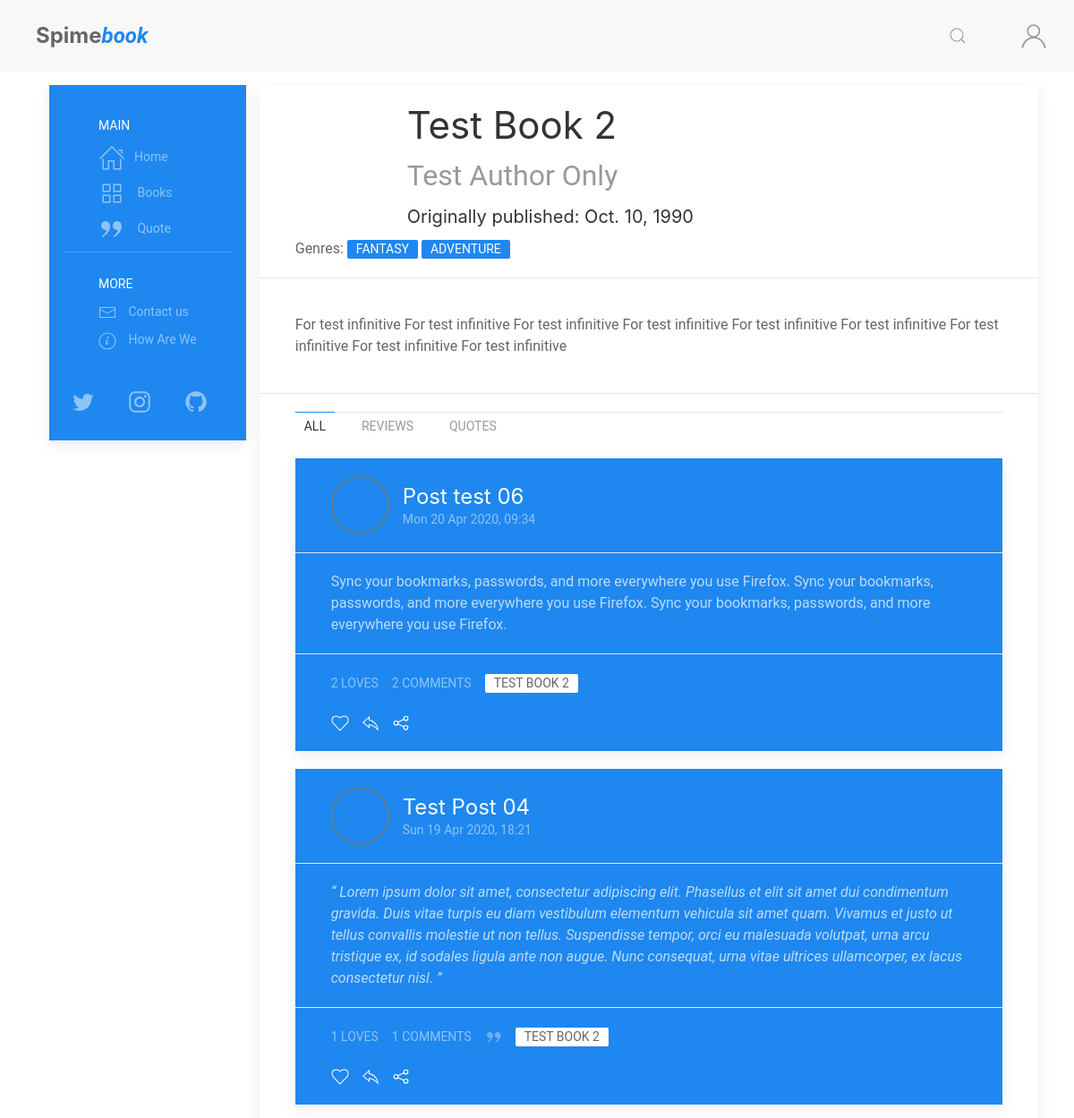
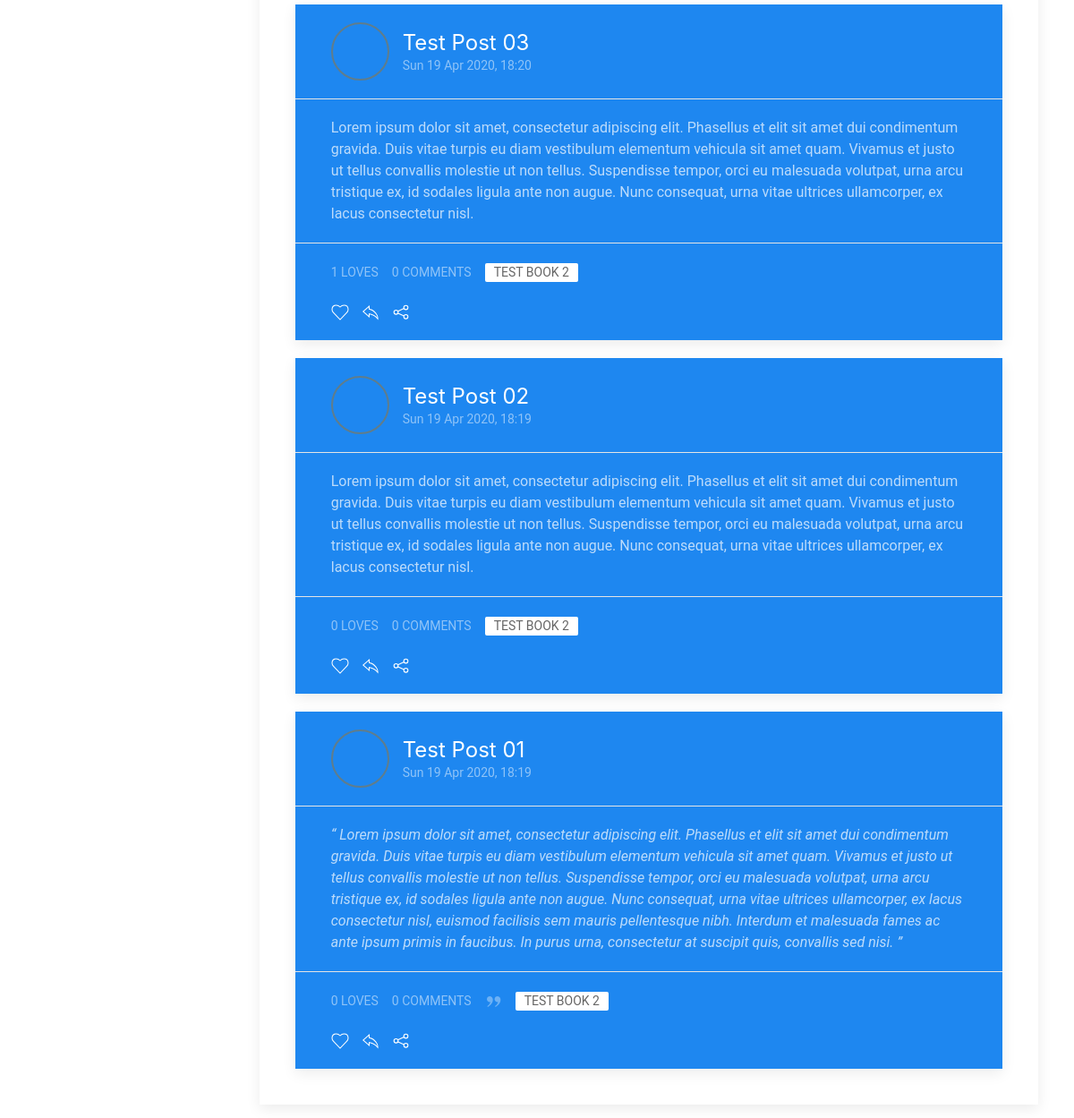
The app's page /books/14/, older data (2 pictures, top to bottom).
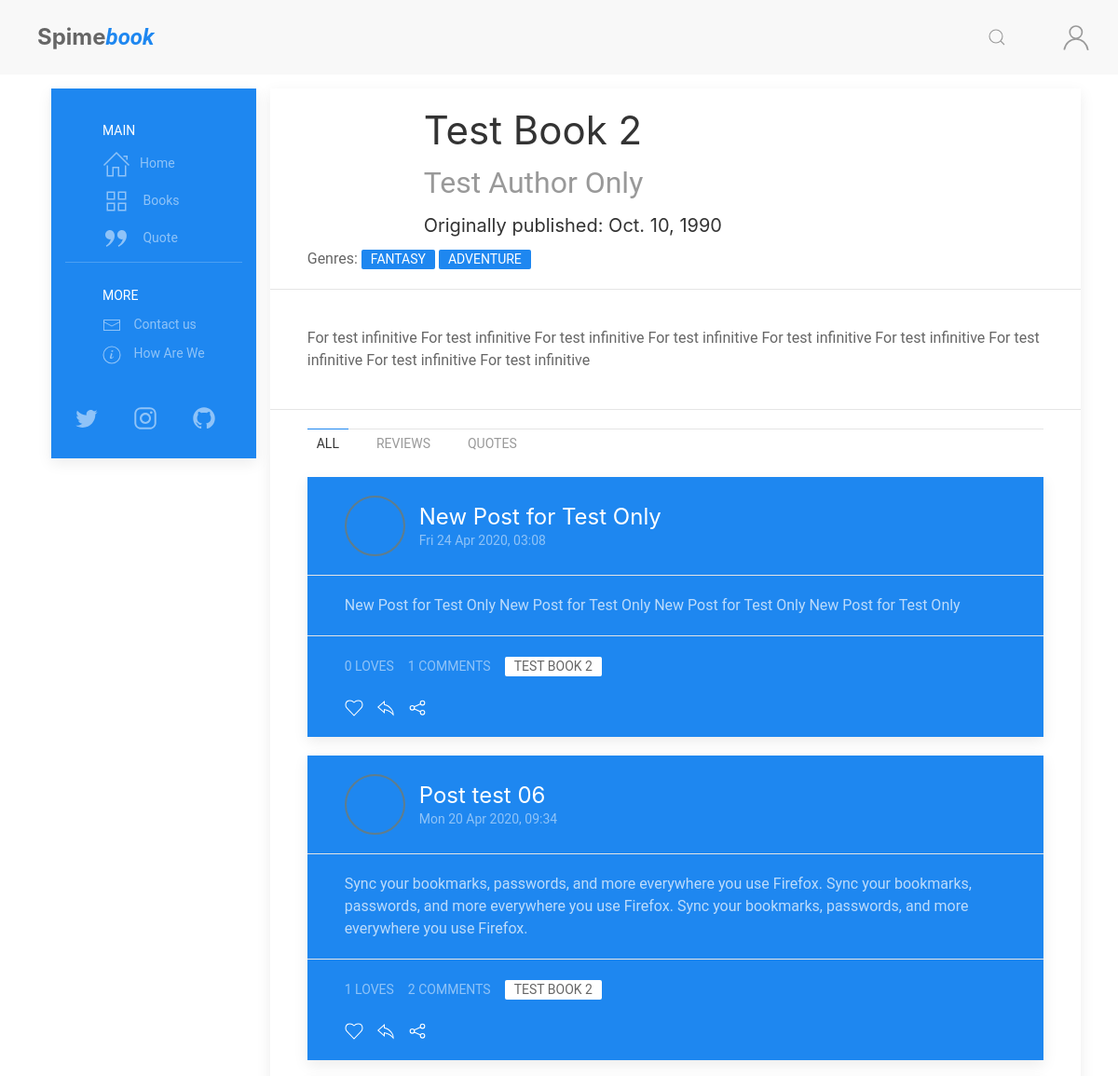
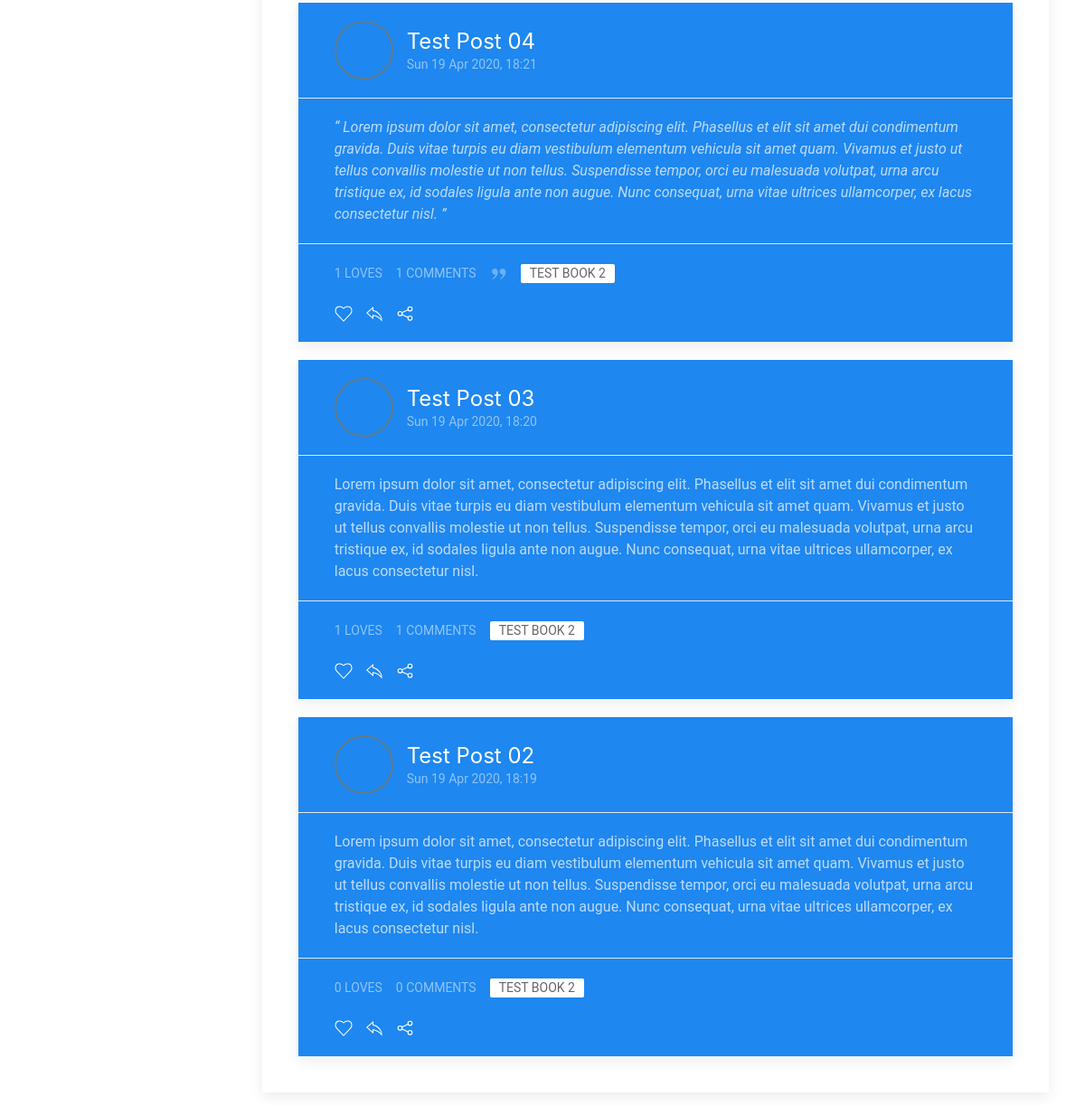
The same page, newer data (2 pictures, top to bottom).
### books/models.py (models this page shows, shortened)
class Book(models.Model):
    book_type = [
        ('Book', 'Book'),
        ('Novel', 'Novel')
    ]
    title = models.CharField(max_length=255)
    book_image = models.ImageField(
        upload_to='books/cover/', default='book.jpg')
    author = models.ForeignKey(Author, on_delete=models.CASCADE)
    publish_date = models.DateField(default=timezone.now)
    genres = models.ManyToManyField(Genres, related_name='genres')
    book_Bio = models.TextField(default='')
    book_or_Novel = models.CharField(
        max_length=5, choices=book_type, default='Book')
    def __str__(self):
        return self.title

class Author(models.Model):
    author_Name = models.CharField(max_length=255)
    Author_Image = models.ImageField(
        upload_to='books/author/', default='author.jpg')
    born_date = models.DateField(default=timezone.now)
    short = models.CharField(max_length=255, null=True, default='')
    author_Bio = models.TextField(max_length=5000, null=True, default='')
    def __str__(self):
        return self.author_Name

class Genres(models.Model):
    genre = models.CharField(max_length=100)
    def __str__(self):
        return self.genre

### posts/models.py (models this page shows, shortened)
class Post(models.Model):
    POST_TYPE = [
        ('Q', 'Quote'),
        ('R', 'Reviw'),
        ('P', 'Post'),
    ]
    title = models.CharField(max_length=120, default='')
    user = models.ForeignKey(User, on_delete=models.CASCADE)
    post_date = models.DateTimeField(default=timezone.now)
    post_edit_date = models.DateTimeField(auto_now=timezone.now)
    content = models.TextField(default='')
    post_type = models.CharField(
        max_length=1,
        choices=POST_TYPE,
        default='Psot')
    for_book = models.ForeignKey(Book, on_delete=models.CASCADE)
    archived = models.BooleanField(default=False)
    class Meta:
        ordering = ["-post_date"]

class Comment(models.Model):
    user = models.ForeignKey(User, on_delete=models.CASCADE)
    comment = models.CharField(max_length=300)
    comment_date = models.DateTimeField(auto_now_add=True)
    post = models.ForeignKey(
        Post, on_delete=models.CASCADE, related_name='comments')

### books/views.py (the view)
# urls.py: path('books/<int:book_id>/', views.book, name='book'),
def book(request, book_id):
    target_book = get_object_or_404(Book, id=book_id)
    readed_book_state = False
    if request.user.is_authenticated:
        user = request.user.profile
        if user.books.filter(id=target_book.id).exists():  # cheek:
            readed_book_state = True
        else:
            readed_book_state = False
    all_posts = Post.objects.filter(
        for_book=target_book).filter(archived=False)
    page = request.GET.get('page', 1)
    paginator = Paginator(all_posts, 5)
    try:
        posts = paginator.page(page)
    except PageNotAnInteger:
        posts = paginator.page(1)
    except EmptyPage:
        posts = paginator.page(paginator.num_pages)
    context = {'title': target_book.title,
               'book': target_book,
               'posts': posts,
               'readed_book': readed_book_state
               }
    return render(request, 'books/book.html', context)

### posts/templatetags/posts_extra.py (called while the page is built)
@register.inclusion_tag('posts/costumtags/reaction_bar.html')
def reaction_bar(post_id, user):
    target_post = Post.objects.get(id=post_id)
    comment_form = AddCommentForm()
    context = {
        'user': user,
        'post': target_post,
        'comment': target_post,
        'comment_form': comment_form,
    }
    return context

@register.inclusion_tag('posts/costumtags/post_container.html')
def post(post, user):
    context = {
        'user': user,
        'post': post
    }
    return context

@register.inclusion_tag('posts/costumtags/infinite_scroll_js.html')
def infinite_scroll_js():
    context = {
    }
    return context

### books/templates/books/book.html (shortened to what this page needs)
{% extends "posts/base.html" %}
{% load posts_extra %}
{% block content %}
<div class="uk-card uk-card-default">
    <div class="uk-card-header me-header">
        <div class="uk-grid-small uk-flex me-text-center-m" uk-grid>
            <div class="uk-width-auto@m book-img">
            </div>
            <div class="uk-width-expand uk-margin-small-left">
                <h1 class="uk-margin-remove">{{book.title}}</h1>
                <h2 class="uk-margin-remove-left uk-margin-small"><a
                        href="{% url 'author' book.author.id book.author  %}" class="uk-link-muted">{{book.author}}</a>
                </h2>
                <h4 class="uk-margin-remove-left uk-margin-small">Originally published: {{book.publish_date}}</h4>
            </div>
        </div>
        <div class=" uk-margin-small-top book-genres">
            Genres:
            {% for genre in book.genres.all %}
            <a class="uk-label" href="{% url 'fliter-genre' genre.genre %}">{{ genre }}</a>
            {% endfor %}
        </div>
    </div>
    <div class="uk-card-body">
        <p>
            {{book.book_Bio}}
        </p>
    </div>
    <div class="uk-card-footer">
        <div>
            <ul class="uk-tab-bottom" uk-tab>
                <li class="uk-active"><a href="">All</a></li>
                <li><a href="">Reviews</a></li>
                <li><a href="">Quotes</a></li>
            </ul>
        </div>
        <div class="uk-width-expand">
            <div class="article-feed">
                {% for post in posts %}
                {% post post user %}
                {% endfor %}
            </div>
        </div>
    </div>
</div>
{% endblock content %}

### posts/templates/posts/base.html (shortened to what this page needs)
{% load static %}
<!DOCTYPE html>
<html>
<head>
    <link rel="stylesheet" href="{% static 'posts/css/uikit.min.css' %}" />
    <link rel="stylesheet" href="{% static 'posts/css/my_style.css' %}" />
    <link rel="stylesheet" href="{% static 'posts/css/jquery-ui.css'%}">
</head>
<body>
    <nav class="uk-navbar-container uk-padding-small uk-padding-remove-vertical" uk-navbar>
        <div class="uk-navbar-left">
            <a href="{% url 'home' %}" class="uk-navbar-item uk-margin-small-left uk-logo">
                <span class="uk-h2 uk-logo uk-text-bolder">Spime<span
                        class="uk-padding-remove uk-text-primary uk-text-italic">book</span>
            </a>
        </div>
        <div class="uk-navbar-right">
            <a class="uk-navbar-toggle uk-visible@s  uk-visible@m" uk-search-icon
                uk-toggle="target: .nav-overlay; animation: uk-animation-fade" href="#">
            </a>
            <ul class="uk-navbar-nav">
                <li class="uk-visible@s">
                    <a href="{% url 'profile' %}">{{user.username}}</a>
                </li>
                <li>
                    {% if user.is_authenticated %}
                    <a type="button" class="uk-icon uk-animation-slide-right">
                        <img class="uk-border-circle avatat-img" width="45" height="45"
                            data-src="{{user.profile.picture.url}}" alt="{{user.profile.picture.url}}" uk-img>
                    </a>
                    {% else %}
                    <a type="button" class="uk-icon uk-animation-slide-right" uk-icon="icon:user; ratio:1.5"></a>
                    {% endif %}
                </li>
            </ul>
        </div>
    </nav>
    <div class="uk-container">
        <div class="uk-flex uk-flex-wrap">
            <div class="uk-width-auto uk-visible@m uk-visible@s">
                <div class="side-bar uk-padding-small">
                    <div class="uk-card uk-card-primary uk-card-body">
                        <ul class="uk-nav-default uk-nav-parent-icon uk-padding-small" uk-nav>
                            <li class="uk-nav-header">Main</li>
                            <li><a href="{% url 'home' %}"><span class="uk-margin-small-right"
                                        uk-icon="icon: home; ratio: 1.5"></span>Home</a></li>
                            <li><a href="{% url 'books' %}"><span class="uk-margin-small-right"
                                        uk-icon="icon: thumbnails; ratio: 1.5"></span> Books</a></li>
                            <li><a href="{% url 'quotes' %}"><span class="uk-margin-small-right"
                                        uk-icon="icon: quote-right; ratio: 1.5"></span> Quote</a></li>
                            <li class="uk-nav-divider"></li>
                            <li class="uk-nav-header">More</li>
                            <li><a href="#"><span class="uk-margin-small-right" uk-icon="icon: mail"></span> Contact
                                    us</a>
                            </li>
                            <li><a href="#"><span class="uk-margin-small-right" uk-icon="icon: info"></span> How Are
                                    We</a>
                            </li>
                            <li>
                                <ul class="uk-iconnav uk-child-width-1-3 uk-padding-small uk-margin-medium-top">
                                    <li>
                                        <a class="uk-icon" href="#" uk-icon="icon: twitter; ratio:1.3"></a>
                                    </li>
                                    <li>
                                        <a href="#" uk-icon="icon: instagram; ratio:1.3"></a>
                                    </li>
                                    <li>
                                        <a href="#" uk-icon="icon: github; ratio:1.3"></a>
                                    </li>
                                </ul>
                            </li>
                        </ul>
                    </div>
                </div>
            </div>
            <div class="uk-width-expand">
                <div class="uk-container uk-padding-small">
                    <div class="content-container">
                        {% block content %} {% endblock content %}
                    </div>
                </div>
            </div>
        </div>
    </div>
</body>
</html>

### posts/templates/posts/costumtags/post_container.html
{% load posts_extra %}
<div class="article">
    <div class="uk-card uk-card-primary uk-margin uk-width-1-1">
        <div class="uk-card-header">
            <div class="uk-grid-small uk-flex-middle" uk-grid>
                <div class="uk-width-auto">
                    <a href="{% url 'user-profile' post.user %}">
                        <img data-src="{{post.user.profile.picture.url}}" class="uk-border-circle avatat-img" width="50"
                            height="50" alt="{{post.user}}" uk-img>
                    </a>
                </div>
                <div class="uk-width-expand">
                    <a href="{% url 'post' post.id %}">
                        <h3 class="uk-card-title uk-margin-remove-bottom">{{post.title}}</h3>
                    </a>
                    <p class="uk-text-meta uk-margin-remove-top">
                        <time>{{post.post_date|date:"D d M Y, H:i"}}</time>
                    </p>
                </div>
            </div>
        </div>
        <div class="uk-card-body uk-padding uk-padding-remove-vertical uk-margin">
            {% if post.post_type == "Q" %}
            <q>
                {{ post.content }}
            </q> {% else %}
            <p>
                {{ post.content }}
            </p>
            {% endif %}
        </div>
        <div class="uk-card-footer">
            {% reaction_bar post.id user %}
        </div>
    </div>
</div>

### posts/templates/posts/costumtags/reaction_bar.html (shortened to what this page needs)
<div class="uk-flex uk-grid-small" uk-grid>
    <div class="uk-flex uk-grid-small" uk-grid>
        <div>
            <span class="uk-button uk-button-text uk-text-meta">{{post.loves.count}} loves</span>
        </div>
        <div class="uk-margin-small-bottom">
            <a href="#post-comment-{{post.id}}" class="uk-button uk-button-text uk-text-meta"
                uk-toggle>{{post.comments.all|length}} Comments</a>
        </div>
    </div>
    <div class="tags uk-margin-bottom ">
        {% if post.post_type == "Q" %}
        <span class="uk-icon uk-margin-small-right" uk-icon="quote-right"></span>
        {% endif %}
        <a href="{% url 'book' post.for_book.id %}" class="uk-label">{{ post.for_book }}</a>
    </div>
</div>
<div class="reaction">
    {% if user.is_authenticated %}
    <span>
        <a class="uk-icon uk-margin-small-right" id="love-post" data-post="{% url 'love' post.id %}"
            uk-icon="icon: heart"></a>
    </span>
    <span>
        <a href="#" class="uk-icon uk-margin-small-right" uk-icon="icon: reply"
            uk-toggle="target: #add-reply-{{post.id}}; animation: uk-animation-slide-top-small" type="button"></a>
    </span>
    {% else %}
    <span uk-tooltip="Log In First">
        <a class="uk-icon uk-margin-small-right" uk-icon="icon: heart"></a>
    </span>
    <span uk-tooltip="Log In First">
        <a class="uk-icon uk-margin-small-right" uk-icon="icon: reply" type="button"></a>
    </span>
    {% endif %}
    <span>
        <a href="#share-modal" class="uk-icon uk-margin-small-right" uk-icon="icon: social" uk-toggle></a>
    </span>
</div>

### posts/static/posts/css/my_style.css (style rules this page uses)
* { font-family: 'Roboto', sans-serif; box-sizing: border-box }
body { color: #666 }
.avatat-img { border: 2px solid #607d8b; width: 65px; height: 65px; object-fit: cover; object-position: center; }
.uk-card .uk-card-footer .tags span { opacity: 0.5 }
nav .uk-logo { padding-top: 10px }
.me-header { position: relative; }

Row changes from the older to the newer data that the page shows:
no longer on this page (row unchanged): Post: title "Test Post 01", post_date "Sun 19 Apr 2020, 18:19", content "Lorem ipsum dolor sit amet, consectetur adipiscing elit. Phasellus et elit sit amet dui condimentum gravida. Duis vitae turpis eu diam vestibulum elementum vehicula sit amet quam. Vivamus et justo ut tellus convallis molestie ut non tellus. Suspendisse tempor, orci eu malesuada volutpat, urna arcu tristique ex, id sodales ligula ante non augue. Nunc consequat, urna vitae ultrices ullamcorper, ex lacus consectetur nisl, euismod facilisis sem mauris pellentesque nibh. Interdum et malesuada fames ac ante ipsum primis in faucibus. In purus urna, consectetur at suscipit quis, convallis sed nisi.", loves.count "0", comments.all|length "0", post_type "Q" (drawn), for_book "TEST BOOK 2"
added Post: title "New Post for Test Only", post_date "Fri 24 Apr 2020, 03:08", content "New Post for Test Only New Post for Test Only New Post for Test Only New Post for Test Only", loves.count "0", comments.all|length "1", for_book "TEST BOOK 2"
computed for Post "Post test 06": loves.count "2" → "1"
computed for Post "Test Post 03": comments.all|length "0" → "1"
